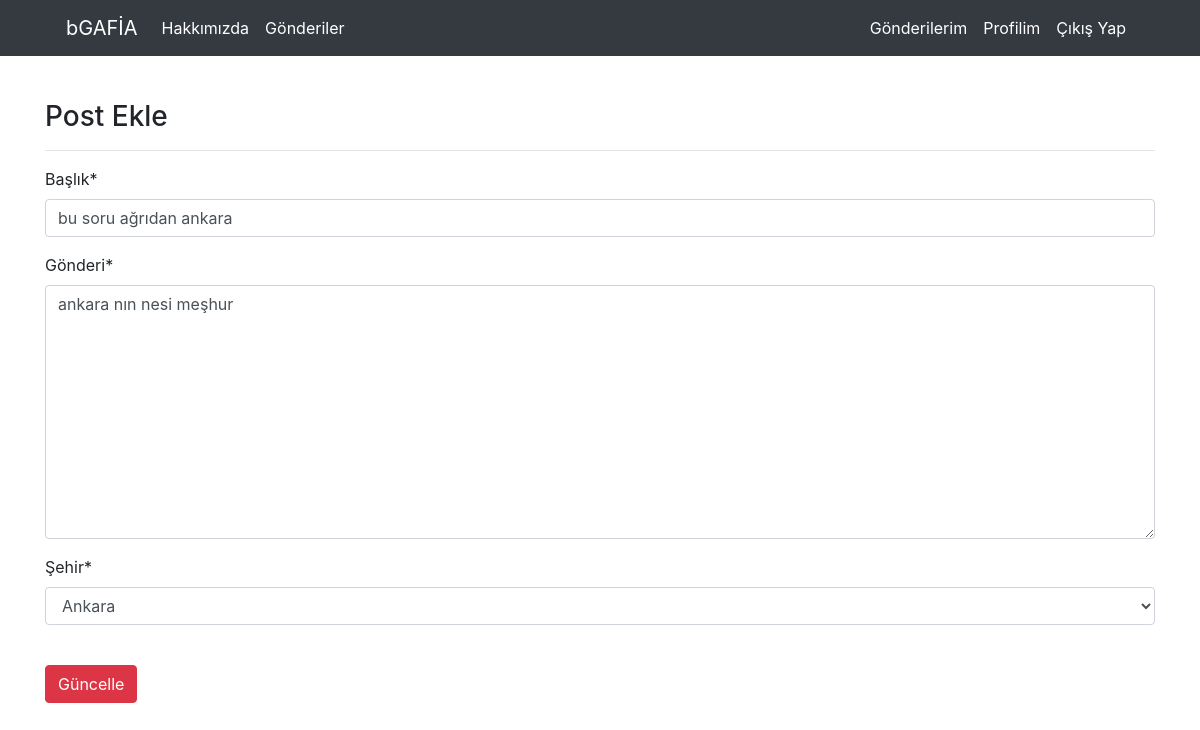
The app's page /post/update/31 (signed in) with its own data.
### post/models.py (models this page shows, shortened)
class UserPost(models.Model):
    author=models.ForeignKey("auth.User",on_delete=models.CASCADE,verbose_name="Yazar",blank=False)
    title=models.CharField(max_length=50,blank=False,verbose_name="Başlık")
    content=models.TextField(max_length=500,blank=False,verbose_name="Gönderi")
    cities=(
        ('Adana','Adana'),('Adıyaman','Adıyaman'),('Afyon','Afyon'),
('Agri','Agri'),('Amasya','Amasya'),('Ankara','Ankara'),('Antalya','Antalya'),('Artvin','Artvin'),
('Aydin','Aydin'),('Balikesir','Balikesir'),('Bilecik','Bilecik'),('Bingöl','Bingöl'),('Bitlis','Bitlis'),
('Bolu','Bolu'),('Burdur','Burdur'),('Bursa','Bursa'),('Canakkale','Canakkale'),('Cankiri','Cankiri'),('Corum','Corum'),
('Denizli','Denizli'),('Diyarbakir','Diyarbakir'),('Edirne','Edirne'),('Elazig','Elazig'),('Erzincan','Erzincan'),
('Erzurum','Erzurum'),('Eskisehir','Eskisehir'),('Gaziantep','Gaziantep'),('Giresun','Giresun'),('Gumushane','Gumushane'),('Hakkari','Hakkari'),
('Hatay','Hatay'),('Isparta','Isparta'),('Mersin','Mersin'),('Istanbul','Istanbul'),('Izmir','Izmir'),('Kars','Kars'),('Kastamonu','Kastamonu'),
('Kayseri','Kayseri'),('Kirklareli','Kirklareli'),('Kirşehir','Kirşehir'),('Kocaeli','Kocaeli'),('Konya','Konya'),('Kutahya','Kutahya'),('Malatya','Malatya'),
('Manisa','Manisa'),('Kahramanmaras','Kahramanmaras'),('Mardin','Mardin'),('Mugla','Mugla'),('Mus','Mus'),('Nevsehir','Nevsehir'),
('Nigde','Nigde'),('Ordu','Ordu'),('Rize','Rize'),('Sakarya','Sakarya'),('Samsun','Samsun'),
('Siirt','Siirt'),('Sinop','Sinop'),('Sivas','Sivas'),('Tekirdag','Tekirdag'),
('Tokat','Tokat'),('Trabzon','Trabzon'),('Tunceli','Tunceli'),('Sanliurfa','Sanliurfa'),('Usak','Usak'),
('Van','Van'),('Yozgat','Yozgat'),('Zonguldak','Zonguldak'),('Aksaray','Aksaray'),('Bayburt','Bayburt'),
('Karaman','Karaman'),('Kirikkale','Kirikkale'),('Batman','Batman'),('Sirnak','Sirnak'),('Bartin','Bartin'),
('Ardahan','Ardahan'),('Iğdir','Iğdir'),('Yalova','Yalova'),('Karabuk','Karabuk'),('Kilis','Kilis'),
('Osmaniye','Osmaniye'),('Düzce','Düzce'))
    to_city=models.CharField(max_length=20,choices=cities,verbose_name="Şehir")
    created_date=models.DateTimeField(auto_now_add=True)
    comment_number=models.IntegerField(default=0)
    class Meta:
        ordering = ['-created_date']

### post/views.py (the view)
# urls.py: path("update/<int:id>",views.postUpdate,name="update"),
@login_required(login_url="auths:login")
def postUpdate(request,id):
    post=UserPost.objects.filter(id=id).first()
    form=PostForm(request.POST or None,instance=post)
    if form.is_valid():
        post=form.save(commit=False)
        post.author=request.user
        post.save()
        messages.success(request,"Gönderiniz Güncellendi")
        return redirect("index")
    content={"form":form}
    return render(request,"update.html",content)

### post/forms.py
class PostForm(forms.ModelForm):
    class Meta:
        model=UserPost
        fields=["title","content","to_city"]

### templates/update.html (shortened to what this page needs)
{% extends "layout.html" %}
{% load crispy_forms_tags %}
{% block body %}
<h3>Post Ekle</h3>
<hr>
<form action="" method="POST">
        {{form|crispy}}
        <br>
        <button type="submit" class="btn btn-danger">Güncelle</button>
</form>
{% endblock body %}

### static/css/comment_style.css (style rules this page uses)
body { margin-top:20px; }

### records on screen
UserPost: title "bu soru ağrıdan ankara", content "ankara nın nesi meşhur", to_city "Ankara"
